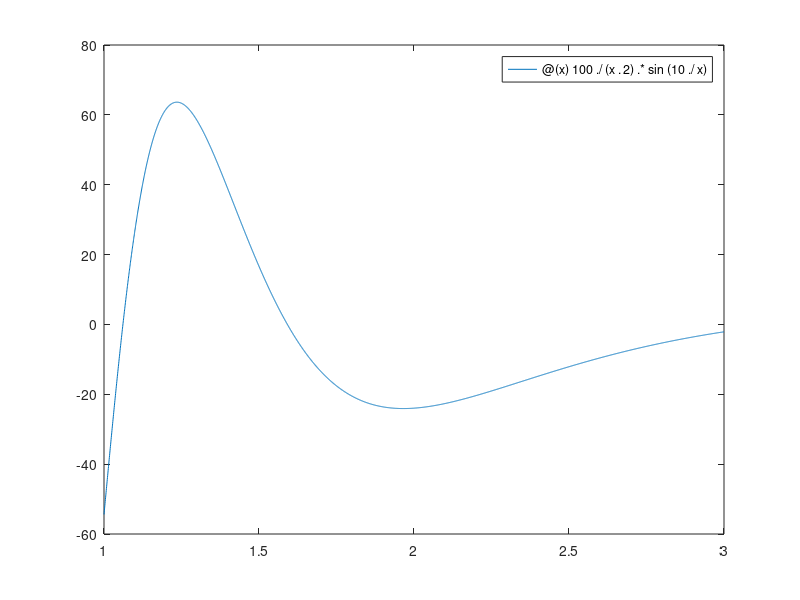

The MATLAB source for this figure: (Note: this script raises an error after producing the figure.)
 f = @(x) 100./(x.^2).*sin(10./x);

fplot(f, [1, 3]) % plot functie


quadrature(f, 1, 3, 0.0001) % de folosit adaptive quadrature
% aproximam integrala de la 1 la 2 din f(x) dx cu precizia 10^-4


disp("pt 50 de noduri: "+ simpsonadaptive(f, 1, 3, 50));
disp("pt 100 de noduri: "+ simpsonadaptive(f, 1, 3, 100));

